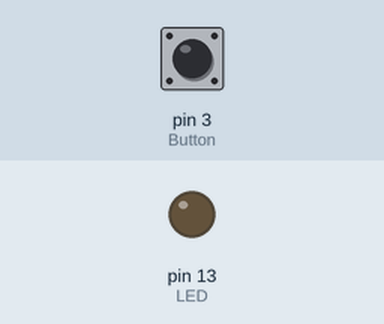
A sketch run on a simulated Arduino Uno, built with avr-gcc and run on an emulated ATmega328P. On the bench: output pins drawn as LEDs (lit = HIGH). Inputs (shaded band) come from the test bench; at power-on: pin 3 (Button) HIGH. What the sketch prints to the serial monitor is not drawn.

Above: at 1.2 s.
1.3 s: pin 3 (Button) pulled LOW for 0.15 s
At 1.37 s:
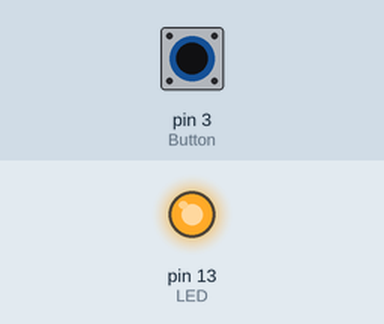
2.9 s: pin 3 (Button) pulled LOW for 3.2 s
At 7.4 s:
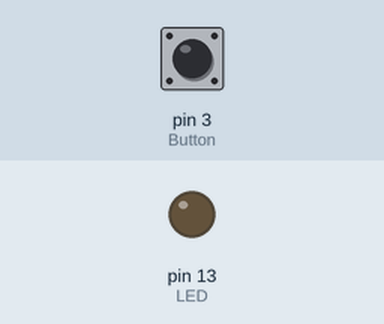
Timing chart, 0 to 8.9 s (numbered marks = the images above; inputs shaded):
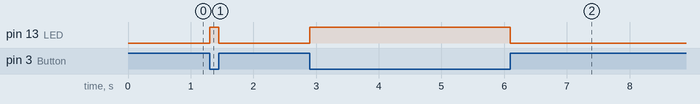

The sketch:

test_button_led.ino
```cpp
// Arduino AVR Button and LED Test

// Copyright (C)2025-2026, Philip Munts dba Munts Technologies.
//
// Redistribution and use in source and binary forms, with or without
// modification, are permitted provided that the following conditions are met:
//
// * Redistributions of source code must retain the above copyright notice,
//   this list of conditions and the following disclaimer.
//
// THIS SOFTWARE IS PROVIDED BY THE COPYRIGHT HOLDERS AND CONTRIBUTORS "AS IS"
// AND ANY EXPRESS OR IMPLIED WARRANTIES, INCLUDING, BUT NOT LIMITED TO, THE
// IMPLIED WARRANTIES OF MERCHANTABILITY AND FITNESS FOR A PARTICULAR PURPOSE
// ARE DISCLAIMED. IN NO EVENT SHALL THE COPYRIGHT HOLDER OR CONTRIBUTORS BE
// LIABLE FOR ANY DIRECT, INDIRECT, INCIDENTAL, SPECIAL, EXEMPLARY, OR
// CONSEQUENTIAL DAMAGES (INCLUDING, BUT NOT LIMITED TO, PROCUREMENT OF
// SUBSTITUTE GOODS OR SERVICES; LOSS OF USE, DATA, OR PROFITS; OR BUSINESS
// INTERRUPTION) HOWEVER CAUSED AND ON ANY THEORY OF LIABILITY, WHETHER IN
// CONTRACT, STRICT LIABILITY, OR TORT (INCLUDING NEGLIGENCE OR OTHERWISE)
// ARISING IN ANY WAY OUT OF THE USE OF THIS SOFTWARE, EVEN IF ADVISED OF THE
// POSSIBILITY OF SUCH DAMAGE.

// Hardware configuration (bottom to top):
//
// Arduino Uno R3 (5V logic!)
// Momentary switch plugged into D3 and GND

#include <Arduino.h>

// GPIO pin assignments:

#define Button 3   // Active low
#define LED    13  // Active high

void setup()
{
  Serial.begin(115200);
  Serial.println("Arduino AVR Button and LED Test\r\n");
  Serial.setTimeout(10000);

  pinMode(Button, INPUT_PULLUP);
  pinMode(LED, OUTPUT);
}

void loop()
{
  digitalWrite(LED, !digitalRead(Button));
}
```

Measured:
- after the input at 1.3 s, pin 13 (LED): LOW → HIGH at once, → LOW 0.15 s later
- after the input at 2.9 s, pin 13 (LED): LOW → HIGH at once, → LOW 3.2 s later
